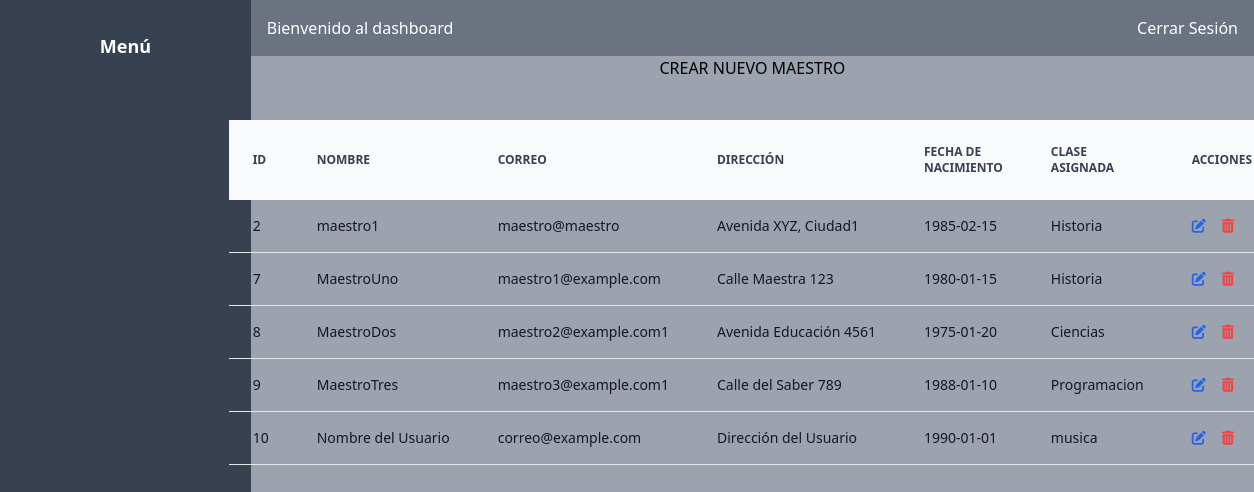
/maestros, run on the app's committed database.
### tables this page shows
CREATE TABLE `usuarios` (
  `id` int(11) NOT NULL AUTO_INCREMENT,
  `DNI` varchar(50) DEFAULT NULL,
  `nombre` varchar(150) DEFAULT NULL,
  `correo` varchar(200) DEFAULT NULL,
  `direccion` varchar(255) DEFAULT NULL,
  `fec_nac` date DEFAULT NULL,
  `contrasena` varchar(255) DEFAULT NULL,
  `rol_id` int(11) DEFAULT NULL,
  `maestro_id` int(11) DEFAULT NULL,
  `clase_id` int(11) DEFAULT NULL,
  PRIMARY KEY (`id`),
  UNIQUE KEY `correo` (`correo`),
  KEY `rol_id` (`rol_id`),
  KEY `fk_clase` (`clase_id`),
  CONSTRAINT `fk_clase` FOREIGN KEY (`clase_id`) REFERENCES `clases` (`id`),
  CONSTRAINT `usuarios_ibfk_1` FOREIGN KEY (`rol_id`) REFERENCES `roles` (`id`)
);

CREATE TABLE `clases` (
  `id` int(11) NOT NULL AUTO_INCREMENT,
  `nombre` varchar(150) NOT NULL,
  `maestro_id` int(11) DEFAULT NULL,
  `direccion` varchar(255) DEFAULT NULL,
  PRIMARY KEY (`id`),
  KEY `maestro_id` (`maestro_id`),
  CONSTRAINT `clases_ibfk_1` FOREIGN KEY (`maestro_id`) REFERENCES `usuarios` (`id`)
);

### controllers/MaestrosController.php (called while the page is built, shortened)
<?php
class MaestrosController
{
    protected $model;
    public function __construct()
    {
        $this->model = new User();
        $this->model = new Clases();
    }
    public function index()
    {
        $maestrosConClase = $this->model->allMaestrosClase();
        include $_SERVER["DOCUMENT_ROOT"] . "/views/maestros/read.php";
    }
}

### config/database.php (called while the page is built)
<?php
return [
    "host" => "localhost",
    "dbname" => "universitydb",
    "username" => "root",
    "password" => ""
];

### Models/Model.php (called while the page is built, shortened)
<?php
class Model
{
    private $db;
    public function __construct()
    {
        $config = include($_SERVER["DOCUMENT_ROOT"] . "/config/database.php");
        try {
            $this->db = new mysqli(
                $config["host"],
                $config["username"],
                $config["password"],
                $config["dbname"]
            );
        } catch (mysqli_sql_exception $e) {
            echo "Error: " . $e->getMessage();
        }
    }
    public function allMaestrosClase()
    {
        $query = "SELECT usuarios.id, usuarios.nombre, usuarios.correo, usuarios.direccion, usuarios.fec_nac, clases.nombre as clase
        FROM usuarios
        LEFT JOIN clases ON usuarios.clase_id = clases.id
        WHERE usuarios.rol_id = 2
        ORDER BY usuarios.id ASC";
        $res = $this->db->query($query);
        if ($res) {
            $data = $res->fetch_all(MYSQLI_ASSOC);
            return $data;
        } else {
            echo "Error en la consulta: " . $this->db->error;
            return [];
        }
    }
}

### views/maestros/read.php (the view, shortened to what this page needs)
<!DOCTYPE html>
<html lang="en">
<head>
    <link href="/dist/output.css" rel="stylesheet">
    <link rel="stylesheet" href="https://cdnjs.cloudflare.com/ajax/libs/font-awesome/6.0.0/css/all.min.css">
</head>
<body class="bg-gray-200 w-full h-screen flex">
<div class="bg-gray-700 w-1/5 h-screen p-4 text-white text-lg flex flex-col items-center">
        <h2 class="my-4 text-center text-lg font-semibold">Menú</h2>
    </div>
    <div class="bg-gray-200 w-4/5 h-screen">
        <header class="bg-gray-500 p-4 text-white flex justify-between items-center">
            <h1>Bienvenido al dashboard</h1>
            <a href="/logout" class="float-right">Cerrar Sesión</a>
        </header>
        <div class=" bg-gray-400 w-full h-full flex flex-col items-center">
            <a href="/maestros/create">CREAR NUEVO MAESTRO</a>
            <table class="w-4/5 text-sm text-left rtl:text-right text-gray-500 dark:text-gray-400 mt-10">
                <thead class="text-xs text-gray-700 uppercase bg-gray-50 dark:bg-gray-700 dark:text-gray-400">
                    <tr>
                        <th scope="col" class="px-6 py-6">
                            ID
                        </th>
                        <th scope="col" class="px-6 py-6">
                            Nombre
                        </th>
                        <th scope="col" class="px-6 py-6">
                            Correo
                        </th>
                        <th scope="col" class="px-6 py-6">
                            Dirección
                        </th>
                        <th scope="col" class="px-6 py-6">
                            Fecha de Nacimiento
                        </th>
                        <th scope="col" class="px-6 py-6">
                            Clase Asignada
                        </th>
                        <th scope="col" class="px-6 py-6">
                            Acciones
                        </th>
                    </tr>
                </thead>
                <tbody>
                    <?php
                    foreach ($maestrosConClase as $maestro) { ?>
                        <tr class="bh-white border-b dark:bg-gray-800 dark:border-gray-700">
                            <th scope="row" class="px-6 py-4 font-medium text-gray-900 whitespace-nowrap dark:text-white">
                                <?= $maestro["id"] ?>
                            </th>
                            <th scope="row" class="px-6 py-4 font-medium text-gray-900 whitespace-nowrap dark:text-white">
                                <?= $maestro["nombre"] ?>
                            </th>
                            <th scope="row" class="px-6 py-4 font-medium text-gray-900 whitespace-nowrap dark:text-white">
                                <?= $maestro["correo"] ?>
                            </th>
                            <th scope="row" class="px-6 py-4 font-medium text-gray-900 whitespace-nowrap dark:text-white">
                                <?= $maestro["direccion"] ?>
                            </th>
                            <th scope="row" class="px-6 py-4 font-medium text-gray-900 whitespace-nowrap dark:text-white">
                                <?= $maestro["fec_nac"] ?>
                            </th>
                            <th scope="row" class="px-6 py-4 font-medium text-gray-900 whitespace-nowrap dark:text-white">
                                <?= $maestro["clase"] ?>
                            </th>
                            <th scope="row" class="px-6 py-4 font-medium text-gray-900 whitespace-nowrap dark:text-white flex">
                                <a href="/maestros/edit?id=<?= $maestro["id"] ?>" class="font-medium text-blue-600 dark:text-blue-500 hover:underline flex justify-center items-center mr-4"><i class="fas fa-edit"></i></a>
                                <form action="/maestros/delete" method="post" style="display: inline">
                                    <button type="submit" class="text-red-500">
                                        <i class="fas fa-trash-alt"></i>
                                    </button>
                                </form>
                            </th>
                        </tr>
                    <?php } ?>
                </tbody>
            </table>
        </div>
    </div>
    <script src="https://cdn.tailwindcss.com"></script>
</body>
</html>

### data on the page
usuarios: id "2", nombre "maestro1", correo "maestro@maestro", direccion "Avenida XYZ, Ciudad1", fec_nac "1985-02-15", clase.nombre "Historia"
usuarios: id "7", nombre "MaestroUno", correo "maestro1@example.com", direccion "Calle Maestra 123", fec_nac "1980-01-15", clase.nombre "Historia"
usuarios: id "8", nombre "MaestroDos", correo "maestro2@example.com1", direccion "Avenida Educación 4561", fec_nac "1975-01-20", clase.nombre "Ciencias"
usuarios: id "9", nombre "MaestroTres", correo "maestro3@example.com1", direccion "Calle del Saber 789", fec_nac "1988-01-10", clase.nombre "Programacion"
usuarios: id "10", nombre "Nombre del Usuario", correo "correo@example.com", direccion "Dirección del Usuario", fec_nac "1990-01-01", clase.nombre "musica"
